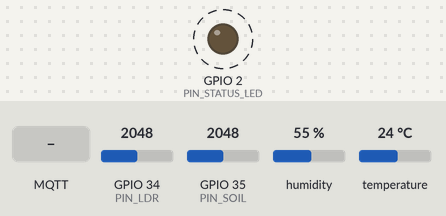
Recording of a sketch running on a simulated ESP32. Shown: output pins drawn as LEDs (lit = HIGH). Dashed ring = blinking. The test bench sets the inputs (shaded band); at power-on: GPIO 34 (PIN_LDR) = 2048, GPIO 35 (PIN_SOIL) = 2048, humidity 55 %, temperature 24 °C (analog values on the 0–4095 scale). WiFi joins after 1.5 s; servers stay silent unless stated; no MQTT or app messages arrive unless stated; what the sketch prints to the serial monitor is not drawn.

Above: at 2.9 s.
3.0 s: MQTT message "1" arrives on the first subscribed topic
At 3.07 s:
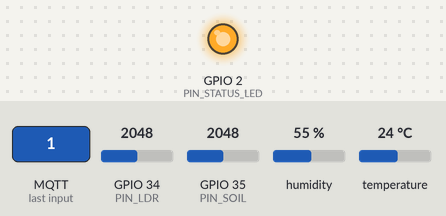
At 6.13 s:
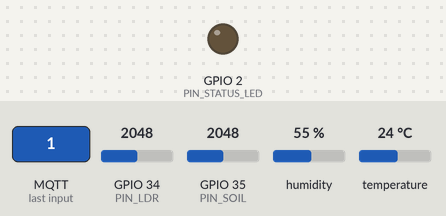
6.5 s: MQTT message "on" arrives on the first subscribed topic
10.0 s: MQTT message "off" arrives on the first subscribed topic
Timing chart, 0 to 19.5 s (numbered marks = the images above; inputs shaded):
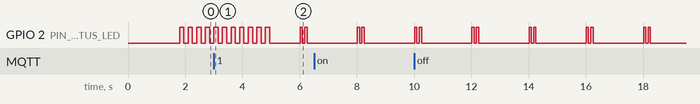

Measured:
- by itself, GPIO 2 (PIN_STATUS_LED): repeats every 2.0 s: LOW 0.08 s, HIGH 0.08 s, LOW 1.8 s, HIGH 0.08 s

The sketch:

percobaan7.ino
```cpp
/*
 * Percobaan 7 – IoT Dashboard: ESP32 Firmware
 * ============================================
 * Sensors:
 *   - DHT22  → GPIO4  (temperature + humidity)
 *   - LDR    → GPIO34 (light intensity, ADC)
 *   - Soil   → GPIO35 (soil moisture, ADC)
 *
 * Publishes JSON to MQTT topic "sensor/data" every 2 seconds.
 * Status LED (GPIO2):
 *   - Double-blink on successful publish
 *   - Fast continuous blink on MQTT error
 * Watchdog timer resets device if loop hangs > 30 s.
 *
 * Libraries required: PubSubClient, DHT, ArduinoJson
 * (see ESP32/libraries.txt)
 */

#include <Arduino.h>
#include <WiFi.h>
#include <PubSubClient.h>
#include <DHT.h>
#include <ArduinoJson.h>
#include <esp_task_wdt.h>

#include "config.h"

// ─── Objects ─────────────────────────────────────────────────────────────────
WiFiClient   wifiClient;
PubSubClient mqttClient(wifiClient);
DHT          dht(PIN_DHT, DHT_TYPE);

// ─── State ───────────────────────────────────────────────────────────────────
unsigned long lastPublishMs   = 0;
unsigned long lastMqttRetryMs = 0;
bool          mqttError       = false;

// ─── Helpers ─────────────────────────────────────────────────────────────────
void ledBlink(int times, int onMs, int offMs) {
    for (int i = 0; i < times; i++) {
        digitalWrite(PIN_STATUS_LED, HIGH);
        delay(onMs);
        digitalWrite(PIN_STATUS_LED, LOW);
        if (i < times - 1) delay(offMs);
    }
}

int adcAverage(int pin) {
    long sum = 0;
    for (int i = 0; i < ADC_SAMPLES; i++) {
        sum += analogRead(pin);
        delayMicroseconds(200);
    }
    return (int)(sum / ADC_SAMPLES);
}

// ─── WiFi ────────────────────────────────────────────────────────────────────
void connectWiFi() {
    if (WiFi.status() == WL_CONNECTED) return;

    Serial.printf("[WiFi] Connecting to %s", WIFI_SSID);
    WiFi.begin(WIFI_SSID, WIFI_PASSWORD);

    unsigned long start = millis();
    while (WiFi.status() != WL_CONNECTED) {
        esp_task_wdt_reset();
        if (millis() - start > WIFI_TIMEOUT_MS) {
            Serial.println("\n[WiFi] Timeout – restarting");
            ESP.restart();
        }
        delay(500);
        Serial.print(".");
    }
    Serial.printf("\n[WiFi] Connected: %s\n", WiFi.localIP().toString().c_str());
}

// ─── MQTT Callback ───────────────────────────────────────────────────────────
void mqttCallback(char* topic, byte* payload, unsigned int length) {
    String msg;
    for (unsigned int i = 0; i < length; i++) msg += (char)payload[i];
    Serial.printf("[MQTT] Received [%s]: %s\n", topic, msg.c_str());
}

// ─── MQTT Connect ────────────────────────────────────────────────────────────
bool connectMqtt() {
    if (mqttClient.connected()) return true;

    unsigned long now = millis();
    if (now - lastMqttRetryMs < MQTT_RECONNECT_MS) return false;
    lastMqttRetryMs = now;

    Serial.printf("[MQTT] Connecting to %s:%d…\n", MQTT_SERVER, MQTT_PORT);

    bool ok;
    if (strlen(MQTT_USERNAME) > 0) {
        ok = mqttClient.connect(MQTT_CLIENT_ID, MQTT_USERNAME, MQTT_PASSWORD);
    } else {
        ok = mqttClient.connect(MQTT_CLIENT_ID);
    }

    if (ok) {
        Serial.println("[MQTT] Connected");
        mqttClient.subscribe(MQTT_TOPIC_ALERT);
        mqttError = false;
    } else {
        Serial.printf("[MQTT] Failed, state=%d\n", mqttClient.state());
        mqttError = true;
    }
    return ok;
}

// ─── Read & Publish ──────────────────────────────────────────────────────────
void readAndPublish() {
    // DHT22
    float suhu      = dht.readTemperature();
    float kelembaban = dht.readHumidity();

    if (isnan(suhu) || isnan(kelembaban)) {
        Serial.println("[DHT] Read failed – skipping publish");
        return;
    }

    // ADC sensors
    int cahaya = adcAverage(PIN_LDR);
    int tanah  = adcAverage(PIN_SOIL);

    // Build JSON
    StaticJsonDocument<256> doc;
    doc["suhu"]      = round(suhu * 10.0f) / 10.0f;
    doc["kelembaban"]= round(kelembaban * 10.0f) / 10.0f;
    doc["cahaya"]    = cahaya;
    doc["tanah"]     = tanah;
    doc["device"]    = DEVICE_ID;
    doc["ts"]        = (unsigned long)(millis() / 1000);  // relative seconds

    char buf[256];
    size_t len = serializeJson(doc, buf);

    if (mqttClient.publish(MQTT_TOPIC_DATA, buf, len)) {
        Serial.printf("[MQTT] Published: %s\n", buf);
        ledBlink(2, 80, 80);   // double-blink = success
    } else {
        Serial.println("[MQTT] Publish failed");
        mqttError = true;
    }
}

// ─── Setup ───────────────────────────────────────────────────────────────────
void setup() {
    Serial.begin(115200);
    delay(200);
    Serial.println("\n=== Percobaan 7 – IoT Dashboard ===");

    pinMode(PIN_STATUS_LED, OUTPUT);
    digitalWrite(PIN_STATUS_LED, LOW);

    // Watchdog
    esp_task_wdt_init(WATCHDOG_TIMEOUT_S, true);
    esp_task_wdt_add(NULL);

    dht.begin();
    analogReadResolution(12);   // 0-4095
    analogSetAttenuation(ADC_11db);

    connectWiFi();

    mqttClient.setServer(MQTT_SERVER, MQTT_PORT);
    mqttClient.setCallback(mqttCallback);
    mqttClient.setKeepAlive(60);
    mqttClient.setBufferSize(512);

    connectMqtt();
    Serial.println("[Setup] Done");
}

// ─── Loop ────────────────────────────────────────────────────────────────────
void loop() {
    esp_task_wdt_reset();

    // Keep WiFi alive
    connectWiFi();

    // Keep MQTT alive
    if (!mqttClient.connected()) {
        mqttError = true;
        connectMqtt();
    }
    mqttClient.loop();

    // Error indication: fast blink if MQTT not connected
    if (mqttError && !mqttClient.connected()) {
        digitalWrite(PIN_STATUS_LED, (millis() / 150) % 2 == 0 ? HIGH : LOW);
    }

    // Publish at interval
    unsigned long now = millis();
    if (now - lastPublishMs >= PUBLISH_INTERVAL_MS) {
        lastPublishMs = now;
        if (mqttClient.connected()) {
            readAndPublish();
        }
    }
}
```

config.h
```cpp
// config.h – Percobaan 7: WiFi + MQTT + Sensor Configuration
// Copy this file and rename to config.h, then fill in your credentials.

#pragma once

// ─── WiFi ────────────────────────────────────────────────────────────────────
#define WIFI_SSID        "YourWiFiSSID"
#define WIFI_PASSWORD    "YourWiFiPassword"
#define WIFI_TIMEOUT_MS  15000   // 15 s connection timeout

// ─── MQTT ────────────────────────────────────────────────────────────────────
#define MQTT_SERVER      "192.168.1.100"  // IP of your MQTT broker
#define MQTT_PORT        1883
#define MQTT_USERNAME    ""               // leave empty if no auth
#define MQTT_PASSWORD    ""
#define MQTT_CLIENT_ID   "esp32-percobaan7"
#define MQTT_TOPIC_DATA  "sensor/data"
#define MQTT_TOPIC_ALERT "sensor/alert"

// ─── Device ──────────────────────────────────────────────────────────────────
#define DEVICE_ID        "esp32-01"

// ─── GPIO Pins ───────────────────────────────────────────────────────────────
#define PIN_DHT          4          // DHT22 data pin
#define DHT_TYPE         DHT22

#define PIN_LDR          34         // LDR voltage divider → ADC1_CH6
#define PIN_SOIL         35         // Soil moisture sensor → ADC1_CH7
#define PIN_STATUS_LED   2          // On-board blue LED

// ─── Timing ──────────────────────────────────────────────────────────────────
#define PUBLISH_INTERVAL_MS   2000  // Publish every 2 seconds
#define WATCHDOG_TIMEOUT_S    30    // WDT resets if loop hangs > 30 s
#define MQTT_RECONNECT_MS     5000  // Wait between MQTT reconnect attempts

// ─── ADC ─────────────────────────────────────────────────────────────────────
#define ADC_SAMPLES           10    // Oversample ADC for noise reduction
#define ADC_MAX               4095
```
